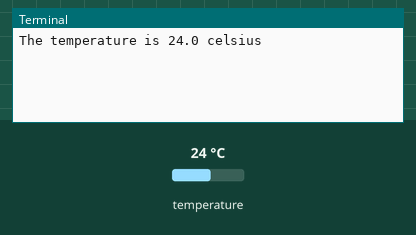
This program was run on a simulated Raspberry Pi (BCM pin numbers). Parts: the last lines printed to the terminal. The inputs (shaded band) are chosen by the test bench; at power-on: temperature 24 °C.

Above: at 1.2 s.
1.3 s: temperature set to 12 °C
At 3.5 s:
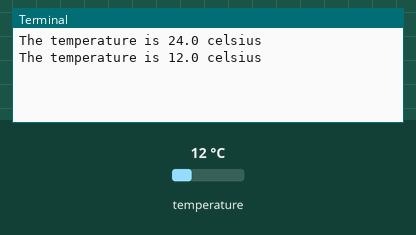
3.8 s: temperature set to 19 °C
At 5.6 s:
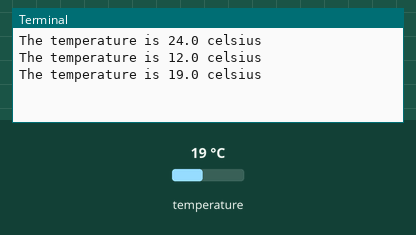
Timing chart, 0 to 7.1 s (numbered marks = the images above; inputs shaded):
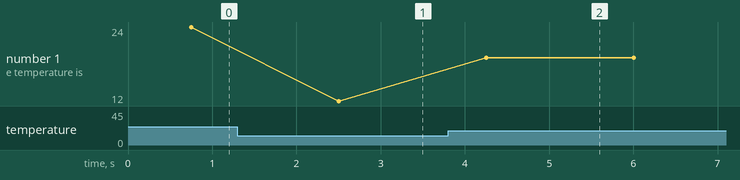

The program:

DS18B20_read.py
```python
"""
DS18B20 interfacing with  Raspberry Pi using python

This python program will read temperature from DS18B20 and display it
on terminal

Python version : Python3
Tested on : Raspberry pi 3B+ and Raspberry pi Zero W
Author : Bahubali Fuladi
Date : 20/01/2022 10:41Pm
"""

import time
from w1thermsensor import W1ThermSensor
sensor = W1ThermSensor()   # init ds18b20 object

while True:
    temperature = sensor.get_temperature() #read temperature from DS18B20
    print("The temperature is %s celsius" % temperature) #display temperature on terminal
    time.sleep(1)
```

Measured:
- after the input at 1.3 s, the terminal: prints a new line after 1.2 s (image 1)
- after the input at 3.8 s, the terminal: prints a new line after 0.45 s (image 2)
- plotted number 1: 24 → 12 after the input at 1.3 s, 12 → 19 after the input at 3.8 s
